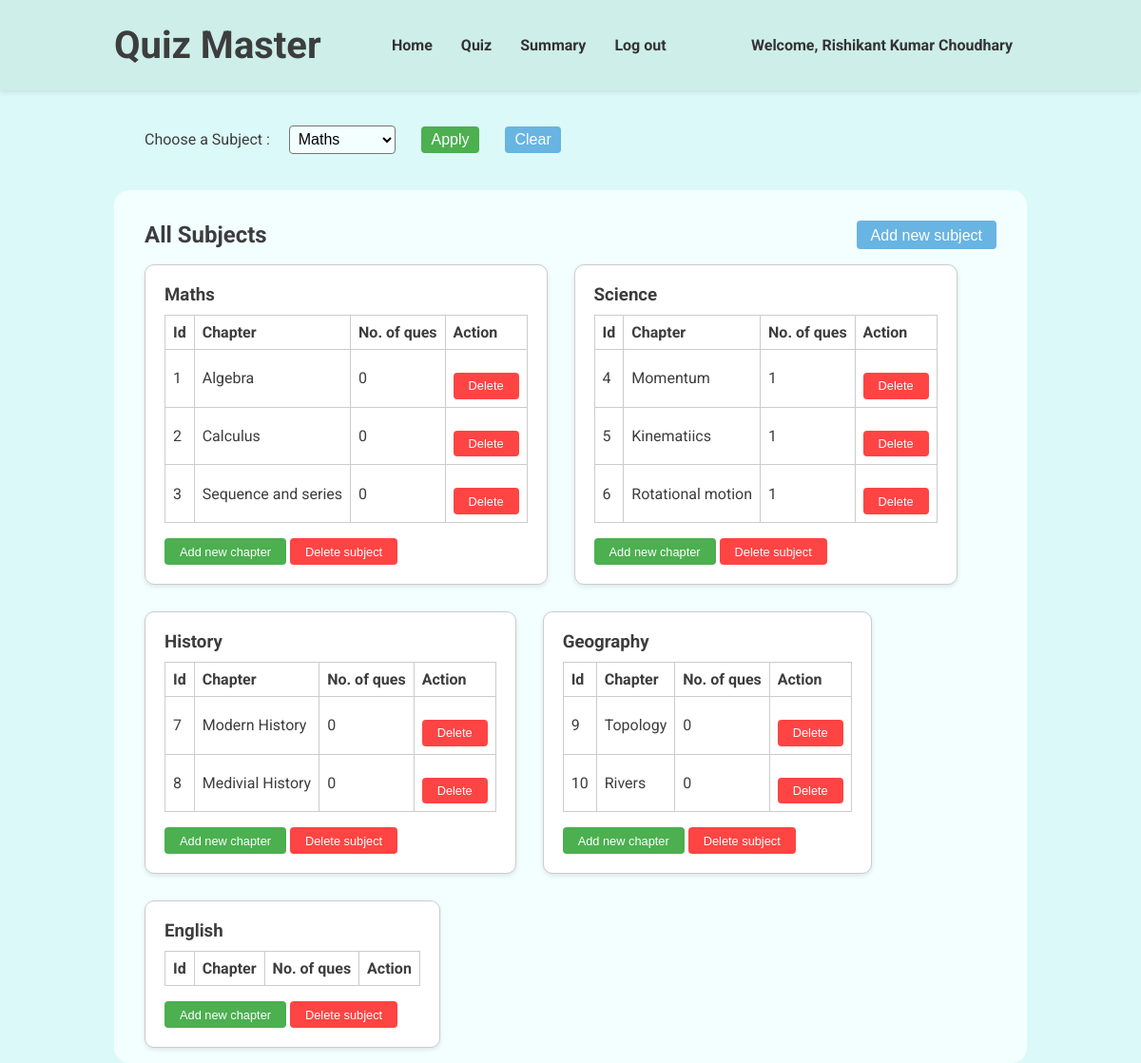
The page /admin-dashboard (signed in) on the database its author committed.
### models.py (models this page shows, shortened)
class User(db.Model, UserMixin):
    __tablename__ = 'users'
    id = db.Column(db.Integer, primary_key=True)
    username = db.Column(db.String(80), unique=True, nullable=False)
    passhash = db.Column(db.String(256), nullable=False)
    fullname = db.Column(db.String(80), nullable=False)
    qualification = db.Column(db.String(80), nullable=False)
    dob = db.Column(db.Date, nullable=False)
    is_admin = db.Column(db.Boolean, nullable=False, default=False)
    @property
    def password(self):
        raise AttributeError('Password is not a readable attribute')

class Subjects(db.Model):
    __tablename__ = 'subjects'
    subjectid = db.Column(db.Integer, primary_key=True)
    subjectname = db.Column(db.String(80), unique=False, nullable=False)
    subjectdesc = db.Column(db.String(512), nullable=False)
    chapters = db.relationship('Chapters', backref='subject', lazy=True)

class Chapters(db.Model):
    __tablename__ = 'chapters'
    chapterid = db.Column(db.Integer, primary_key=True)
    subjectid = db.Column(db.Integer, db.ForeignKey('subjects.subjectid'), nullable=False)
    chaptername = db.Column(db.String(80), unique=False, nullable=False)
    chapterdesc = db.Column(db.String(512), nullable=False)
    questions = db.relationship('Questions', backref='chapter', lazy=True)

### routes.py (the view, shortened to what this page needs)
@app.route('/admin-dashboard', methods=['GET', 'POST'])
@login_required
def admin_dashboard():
        return render_template('admin-dashboard.html', user = current_user, subjects = Subjects.query.all(), chapters = Chapters.query.all())

### app.py (called while the page is built)
@login_manager.user_loader
def load_user(userid):
    return models.User.query.get(int(userid))

### templates/admin-dashboard.html (shortened to what this page needs)
{% extends "base.html" %}  {% block stylesheet %}
<link rel="stylesheet" href="{{ url_for('static', filename='navbar.css') }}" />
<link
  rel="stylesheet"
  href="{{ url_for('static', filename='adminDashboard.css') }}"
/>
{% endblock%} {% block navbar %}
<header>
  <div class="header-container">
    <h1>Quiz Master</h1>
    <nav>
      <ul>
        <li>
          <a href="/admin-dashboard">Home</a>
        </li>
        <li>
          <a href="/admin-quiz">Quiz</a>
        </li>
        <li>
          <a href="/admin-summary">Summary</a>
        </li>
        <li>
          <a href="/logout">Log out</a>
        </li>
      </ul>
    </nav>
    <a href="/profile">Welcome, {{ user.fullname}}</a>
  </div>
</header>
{% endblock %} {% block content %}
<main>
  <div class="topbar">
    <form method="post">
      <label for="subject">Choose a Subject : </label>
      <select id="subject" name="subject">
        {% for subject in subjects %}
        <option value="{{ subject.subjectname }}">
          {{ subject.subjectname }}
        </option>
        {% endfor %}
      </select>
      <button type="submit" id="apply">Apply</button>
    </form>
    <button id="clear" onclick="window.location.href='/admin-dashboard'">
      Clear
    </button>
  </div>
  <div class="subject-display">
    <div class="sub-header">
      <h2>All Subjects</h2>
      <button id="add-sub-btn">Add new subject</button>
    </div>
    <div class="subjects">
      {% for i in subjects %}
      <div class="subject-card">
        <h3>{{ i.subjectname }}</h3>
        <table>
          <thead>
            <tr>
              <th>Id</th>
              <th>Chapter</th>
              <th>No. of ques</th>
              <th>Action</th>
            </tr>
          </thead>
          <tbody>
            {% for chapter in chapters %} {% if chapter.subjectid == i.subjectid
            %}
            <tr>
              <td>{{ chapter.chapterid}}</td>
              <td>{{ chapter.chaptername}}</td>
              <td>{{ chapter.questions|length }}</td>
              <td>
                <button
                  class="delete"
                  onclick="deleteChap({{ chapter.chapterid }})"
                >
                  Delete
                </button>
              </td>
            </tr>
            {% endif %} {% endfor %}
          </tbody>
        </table>
        <button onclick="addChap({{ i.subjectid }})">Add new chapter</button>
        <button class="delete" onclick="deleteSub({{ i.subjectid }})">
          Delete subject
        </button>
      </div>
      {% endfor %}
    </div>
  </div>
</main>
{% endblock %}

### static/index.css (style rules this page uses)
* { margin: 0; padding: 0; box-sizing: border-box; }
body { background-color: #dbf9f8; color: #3d3d3d; font-family: 'roboto', sans-serif; }

### static/navbar.css (style rules this page uses)
header { background-color: #cdeee9; padding: 1.5rem; box-shadow: 0 2px 5px rgba(0, 0, 0, 0.1); }
.header-container { margin: auto; width: 80vw; display: flex; justify-content: space-between; align-items: center; }
header h1 { margin: 0; font-size: 2.5rem; color: #3d3d3d; }
header nav ul { list-style: none; display: flex; }
header a { margin: 0 15px; text-decoration: none; color: #333; font-weight: bold; }

### static/adminDashboard.css (style rules this page uses)
.topbar { margin: 2rem; }
.topbar form { display: inline; }
.topbar select { margin-left: 1rem; padding: 0.3rem; font-size: 1rem; border-radius: 0.25rem; background-color: #f3ffff; }
.topbar button { margin: 0.4rem 1.5rem; padding: 5px 10px; font-size: 1rem; border: none; border-radius: 0.25rem; cursor: pointer; color: #fff; }
#apply { background-color: #4caf50; }
#clear { background-color: #68b4e2; margin-left: 0; }
.subject-display { min-height: 50vh; padding: 1rem 2rem; width: 100%; background-color: #f3ffff; border-radius: 1rem; }
.sub-header { margin: 1rem 0; display: flex; justify-content: space-between; align-items: center; }
#add-sub-btn { padding: 7px 15px 5px; font-size: 1rem; background-color: #68b4e2; color: #fff; border: none; border-radius: 0.25rem; cursor: pointer; }
.subjects { display: flex; gap: 1.75rem; flex-wrap: wrap; }
.subject-card { background-color: #fff; border: 1px solid #ccc; border-radius: 10px; box-shadow: 0 2px 5px rgba(0, 0, 0, 0.1); padding: 20px; width: fit-content; max-width: 32rem; }
.subject-card h3 { margin: 0 0 10px; }
.subject-card table { width: 100%; border-collapse: collapse; }
.subject-card table th, .subject-card table td { border: 1px solid #ccc; padding: 8px; text-align: left; }
.subject-card button { margin-top: 1rem; padding: 0.4rem 1rem; font-size: 0.8rem; background-color: #4caf50; color: white; border: none; border-radius: 0.25rem; cursor: pointer; }
.subject-card button.delete, #cancel-sub, #cancel-chap { background-color: #f44; }

### rows shown on the page
User: fullname "Rishikant Kumar Choudhary"
Subjects: subjectname "Maths"
Chapters: chapterid "1", chaptername "Algebra", questions|length "0"
Chapters: chapterid "2", chaptername "Calculus", questions|length "0"
Chapters: chapterid "3", chaptername "Sequence and series", questions|length "0"
Subjects: subjectname "Science"
Chapters: chapterid "4", chaptername "Momentum", questions|length "1"
Chapters: chapterid "5", chaptername "Kinematiics", questions|length "1"
Chapters: chapterid "6", chaptername "Rotational motion", questions|length "1"
Subjects: subjectname "History"
Chapters: chapterid "7", chaptername "Modern History", questions|length "0"
Chapters: chapterid "8", chaptername "Medivial History", questions|length "0"
Subjects: subjectname "Geography"
Chapters: chapterid "9", chaptername "Topology", questions|length "0"
Chapters: chapterid "10", chaptername "Rivers", questions|length "0"
Subjects: subjectname "English"

### other values the page prints
form field subject "Maths"
